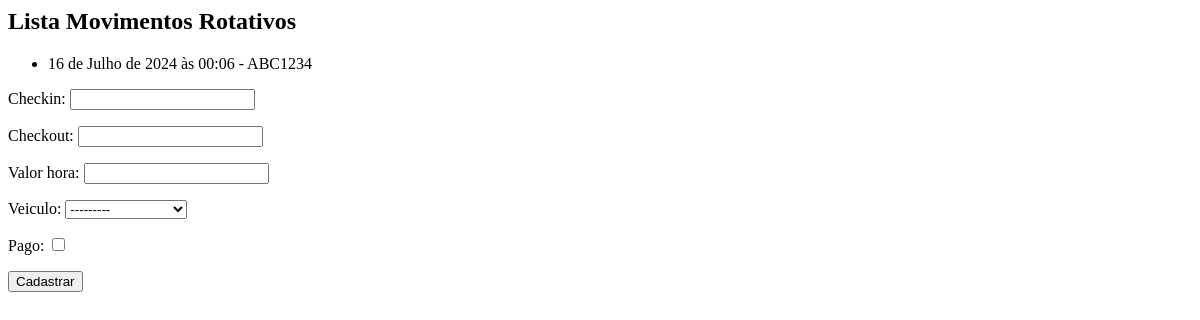
Before: /core/mov-rot/ with the older database file.
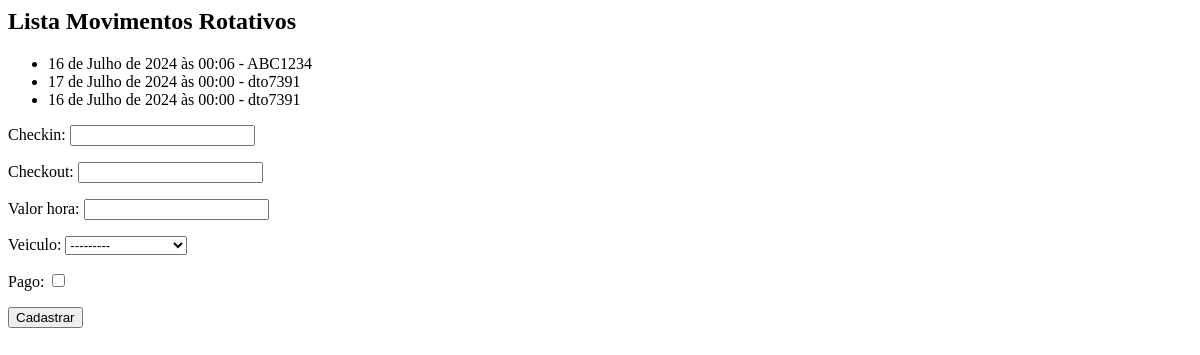
After: the same page with the newer database file.
### core/models.py (models this page shows, shortened)
class MovRotativo(models.Model):
    checkin = models.DateTimeField(auto_now=False)
    checkout = models.DateTimeField(auto_now=False, null=True, blank=True)
    valor_hora = models.DecimalField(max_digits=5, decimal_places=2)
    veiculo = models.ForeignKey(Veiculo, on_delete=models.CASCADE)
    pago = models.BooleanField(default=False)

class Veiculo(models.Model):
    marca = models.ForeignKey(Marca, on_delete=models.CASCADE)
    placa = models.CharField(max_length=7)
    proprietario = models.ForeignKey(Pessoa, on_delete=models.CASCADE)
    cor = models.CharField(max_length=15)
    observacoes = models.TextField()
    def __str__(self):
        return self.marca.nome + " - " + self.placa

### core/views.py (the view)
# urls.py: path("mov-rot/", lista_movrotativos, name="core_lista_movrotativos"),
def lista_movrotativos(request):
    mov_rot = MovRotativo.objects.all()
    form = MovRotativoForm()
    data = {"mov_rot": mov_rot, "form": form }
    return render(
        request, "core/lista_movrotativos.html", data)

### core/forms.py
class MovRotativoForm(ModelForm):
    class Meta:
        model = MovRotativo
        fields = "__all__"

### core/templates/core/lista_movrotativos.html (shortened to what this page needs)
<h2>Lista Movimentos Rotativos</h2>
<ul>
    {% for mov in mov_rot %}
        <li>{{ mov.checkin }} - {{ mov.veiculo.placa }}</li>
    {% endfor %}
</ul>
<form action="{% url 'core:core_movrotativos_novo' %}" method="POST">
    {{ form.as_p }}
    <button type="submit">Cadastrar</button>
</form>

Changed rows visible on the page:
added MovRotativo: checkin "17 de Julho de 2024 às 00:00", veiculo.placa "dto7391"
added MovRotativo: checkin "16 de Julho de 2024 às 00:00", veiculo.placa "dto7391"
